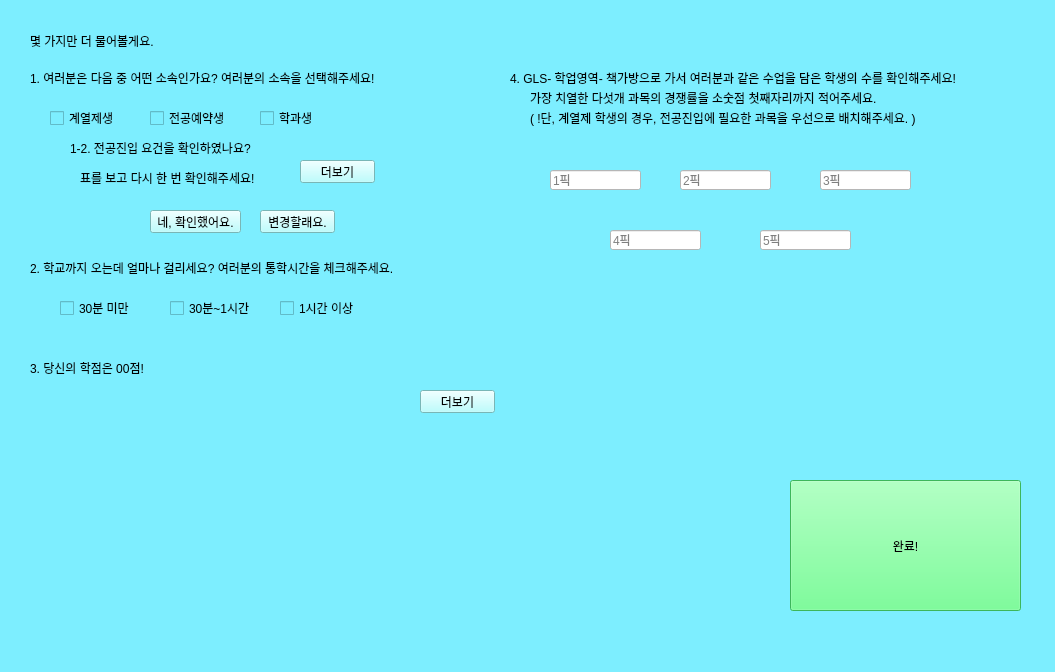
<?xml version="1.0" encoding="UTF-8"?>
<ui version="4.0">
 <class>MainWindow</class>
 <widget class="QMainWindow" name="MainWindow">
  <property name="geometry">
   <rect>
    <x>0</x>
    <y>0</y>
    <width>1055</width>
    <height>672</height>
   </rect>
  </property>
  <property name="windowTitle">
   <string>MainWindow</string>
  </property>
  <property name="styleSheet">
   <string notr="true">background-color: rgb(125, 238, 255);</string>
  </property>
  <widget class="QWidget" name="centralwidget">
   <widget class="QLabel" name="label">
    <property name="geometry">
     <rect>
      <x>30</x>
      <y>30</y>
      <width>311</width>
      <height>21</height>
     </rect>
    </property>
    <property name="text">
     <string>몇 가지만 더 물어볼게요.</string>
    </property>
   </widget>
   <widget class="QLabel" name="label_2">
    <property name="geometry">
     <rect>
      <x>30</x>
      <y>70</y>
      <width>421</width>
      <height>16</height>
     </rect>
    </property>
    <property name="text">
     <string>1. 여러분은 다음 중 어떤 소속인가요? 여러분의 소속을 선택해주세요!</string>
    </property>
   </widget>
   <widget class="QCheckBox" name="checkBox_1">
    <property name="geometry">
     <rect>
      <x>50</x>
      <y>110</y>
      <width>81</width>
      <height>16</height>
     </rect>
    </property>
    <property name="text">
     <string>계열제생</string>
    </property>
   </widget>
   <widget class="QCheckBox" name="checkBox_2">
    <property name="geometry">
     <rect>
      <x>150</x>
      <y>110</y>
      <width>81</width>
      <height>16</height>
     </rect>
    </property>
    <property name="text">
     <string>전공예약생</string>
    </property>
   </widget>
   <widget class="QCheckBox" name="checkBox_3">
    <property name="geometry">
     <rect>
      <x>260</x>
      <y>110</y>
      <width>81</width>
      <height>16</height>
     </rect>
    </property>
    <property name="text">
     <string>학과생</string>
    </property>
   </widget>
   <widget class="QLabel" name="label_3">
    <property name="geometry">
     <rect>
      <x>70</x>
      <y>140</y>
      <width>421</width>
      <height>16</height>
     </rect>
    </property>
    <property name="text">
     <string>1-2. 전공진입 요건을 확인하였나요?</string>
    </property>
   </widget>
   <widget class="QLabel" name="label_4">
    <property name="geometry">
     <rect>
      <x>80</x>
      <y>170</y>
      <width>201</width>
      <height>16</height>
     </rect>
    </property>
    <property name="text">
     <string>표를 보고 다시 한 번 확인해주세요!</string>
    </property>
   </widget>
   <widget class="QPushButton" name="showTableBtn">
    <property name="geometry">
     <rect>
      <x>300</x>
      <y>160</y>
      <width>75</width>
      <height>23</height>
     </rect>
    </property>
    <property name="styleSheet">
     <string notr="true">background-color: rgb(170, 255, 255);</string>
    </property>
    <property name="text">
     <string>더보기</string>
    </property>
   </widget>
   <widget class="QPushButton" name="pushButton_2">
    <property name="geometry">
     <rect>
      <x>150</x>
      <y>210</y>
      <width>91</width>
      <height>23</height>
     </rect>
    </property>
    <property name="styleSheet">
     <string notr="true">background-color: rgb(170, 255, 255);</string>
    </property>
    <property name="text">
     <string>네, 확인했어요.</string>
    </property>
   </widget>
   <widget class="QPushButton" name="pushButton_3">
    <property name="geometry">
     <rect>
      <x>260</x>
      <y>210</y>
      <width>75</width>
      <height>23</height>
     </rect>
    </property>
    <property name="styleSheet">
     <string notr="true">background-color: rgb(170, 255, 255);</string>
    </property>
    <property name="text">
     <string>변경할래요.</string>
    </property>
   </widget>
   <widget class="QLabel" name="label_5">
    <property name="geometry">
     <rect>
      <x>30</x>
      <y>260</y>
      <width>421</width>
      <height>16</height>
     </rect>
    </property>
    <property name="text">
     <string>2. 학교까지 오는데 얼마나 걸리세요? 여러분의 통학시간을 체크해주세요.</string>
    </property>
   </widget>
   <widget class="QCheckBox" name="checkBox_4">
    <property name="geometry">
     <rect>
      <x>60</x>
      <y>300</y>
      <width>81</width>
      <height>16</height>
     </rect>
    </property>
    <property name="text">
     <string>30분 미만</string>
    </property>
   </widget>
   <widget class="QCheckBox" name="checkBox_5">
    <property name="geometry">
     <rect>
      <x>170</x>
      <y>300</y>
      <width>91</width>
      <height>16</height>
     </rect>
    </property>
    <property name="text">
     <string>30분~1시간</string>
    </property>
   </widget>
   <widget class="QCheckBox" name="checkBox_6">
    <property name="geometry">
     <rect>
      <x>280</x>
      <y>300</y>
      <width>81</width>
      <height>16</height>
     </rect>
    </property>
    <property name="text">
     <string>1시간 이상</string>
    </property>
   </widget>
   <widget class="QLabel" name="label_6">
    <property name="geometry">
     <rect>
      <x>30</x>
      <y>360</y>
      <width>131</width>
      <height>16</height>
     </rect>
    </property>
    <property name="text">
     <string>3. 당신의 학점은 00점!</string>
    </property>
   </widget>
   <widget class="QLabel" name="score_label">
    <property name="geometry">
     <rect>
      <x>50</x>
      <y>390</y>
      <width>481</width>
      <height>16</height>
     </rect>
    </property>
    <property name="text">
     <string/>
    </property>
   </widget>
   <widget class="QPushButton" name="showTableBtn_2">
    <property name="geometry">
     <rect>
      <x>420</x>
      <y>390</y>
      <width>75</width>
      <height>23</height>
     </rect>
    </property>
    <property name="styleSheet">
     <string notr="true">background-color: rgb(170, 255, 255);</string>
    </property>
    <property name="text">
     <string>더보기</string>
    </property>
   </widget>
   <widget class="QLabel" name="label_7">
    <property name="geometry">
     <rect>
      <x>510</x>
      <y>70</y>
      <width>541</width>
      <height>16</height>
     </rect>
    </property>
    <property name="text">
     <string>4. GLS- 학업영역- 책가방으로 가서 여러분과 같은 수업을 담은 학생의 수를 확인해주세요!</string>
    </property>
   </widget>
   <widget class="QLabel" name="label_8">
    <property name="geometry">
     <rect>
      <x>530</x>
      <y>90</y>
      <width>541</width>
      <height>16</height>
     </rect>
    </property>
    <property name="text">
     <string>가장 치열한 다섯개 과목의 경쟁률을 소숫점 첫째자리까지 적어주세요.</string>
    </property>
   </widget>
   <widget class="QLabel" name="label_9">
    <property name="geometry">
     <rect>
      <x>530</x>
      <y>110</y>
      <width>541</width>
      <height>16</height>
     </rect>
    </property>
    <property name="text">
     <string>( !단, 계열제 학생의 경우, 전공진입에 필요한 과목을 우선으로 배치해주세요. )</string>
    </property>
   </widget>
   <widget class="QLineEdit" name="lineEdit">
    <property name="geometry">
     <rect>
      <x>550</x>
      <y>170</y>
      <width>91</width>
      <height>20</height>
     </rect>
    </property>
    <property name="styleSheet">
     <string notr="true">background-color: rgb(255, 255, 255);</string>
    </property>
    <property name="placeholderText">
     <string>1픽</string>
    </property>
   </widget>
   <widget class="QLineEdit" name="lineEdit_2">
    <property name="geometry">
     <rect>
      <x>680</x>
      <y>170</y>
      <width>91</width>
      <height>20</height>
     </rect>
    </property>
    <property name="styleSheet">
     <string notr="true">background-color: rgb(255, 255, 255);</string>
    </property>
    <property name="placeholderText">
     <string>2픽</string>
    </property>
   </widget>
   <widget class="QLineEdit" name="lineEdit_3">
    <property name="geometry">
     <rect>
      <x>820</x>
      <y>170</y>
      <width>91</width>
      <height>20</height>
     </rect>
    </property>
    <property name="styleSheet">
     <string notr="true">background-color: rgb(255, 255, 255);</string>
    </property>
    <property name="placeholderText">
     <string>3픽</string>
    </property>
   </widget>
   <widget class="QLineEdit" name="lineEdit_4">
    <property name="geometry">
     <rect>
      <x>610</x>
      <y>230</y>
      <width>91</width>
      <height>20</height>
     </rect>
    </property>
    <property name="styleSheet">
     <string notr="true">background-color: rgb(255, 255, 255);</string>
    </property>
    <property name="placeholderText">
     <string>4픽</string>
    </property>
   </widget>
   <widget class="QLineEdit" name="lineEdit_5">
    <property name="geometry">
     <rect>
      <x>760</x>
      <y>230</y>
      <width>91</width>
      <height>20</height>
     </rect>
    </property>
    <property name="styleSheet">
     <string notr="true">background-color: rgb(255, 255, 255);</string>
    </property>
    <property name="placeholderText">
     <string>5픽</string>
    </property>
   </widget>
   <widget class="QPushButton" name="pushButton">
    <property name="geometry">
     <rect>
      <x>790</x>
      <y>480</y>
      <width>231</width>
      <height>131</height>
     </rect>
    </property>
    <property name="styleSheet">
     <string notr="true">background-color: rgb(85, 255, 127);
font: 28pt &quot;새굴림&quot;;</string>
    </property>
    <property name="text">
     <string>완료!</string>
    </property>
   </widget>
  </widget>
  <widget class="QMenuBar" name="menubar">
   <property name="geometry">
    <rect>
     <x>0</x>
     <y>0</y>
     <width>1055</width>
     <height>21</height>
    </rect>
   </property>
  </widget>
  <widget class="QStatusBar" name="statusbar"/>
 </widget>
 <resources/>
 <connections/>
</ui>
